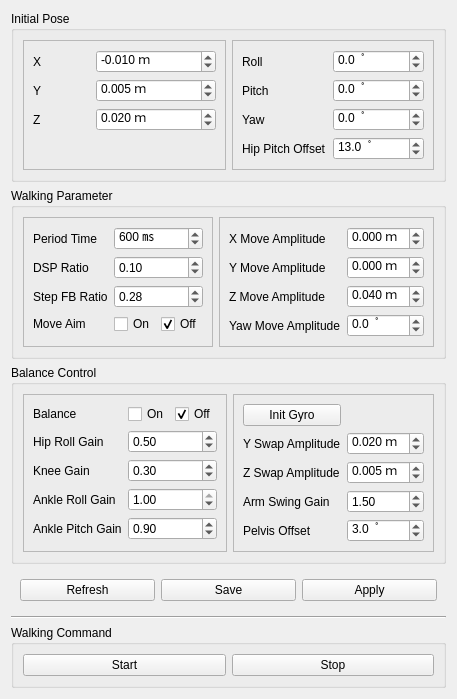
         <widget class="QWidget" name="tab_walking_module">
          <property name="enabled">
           <bool>true</bool>
          </property>
          <attribute name="title">
           <string>Walking</string>
          </attribute>
          <layout class="QVBoxLayout" name="verticalLayout_5">
           <item>
            <widget class="QGroupBox" name="groupBox_init_pose">
             <property name="title">
              <string>Initial Pose</string>
             </property>
             <layout class="QHBoxLayout" name="horizontalLayout_3">
              <item>
               <widget class="QFrame" name="frame_2">
                <property name="frameShape">
                 <enum>QFrame::StyledPanel</enum>
                </property>
                <property name="frameShadow">
                 <enum>QFrame::Raised</enum>
                </property>
                <layout class="QGridLayout" name="gridLayout_4">
                 <item row="2" column="1" colspan="2">
                  <widget class="QDoubleSpinBox" name="dSpinBox_init_offset_z">
                   <property name="suffix">
                    <string extracomment="m"> ｍ</string>
                   </property>
                   <property name="decimals">
                    <number>3</number>
                   </property>
                   <property name="minimum">
                    <double>-1.000000000000000</double>
                   </property>
                   <property name="maximum">
                    <double>1.000000000000000</double>
                   </property>
                   <property name="singleStep">
                    <double>0.001000000000000</double>
                   </property>
                   <property name="value">
                    <double>0.020000000000000</double>
                   </property>
                  </widget>
                 </item>
                 <item row="2" column="0">
                  <widget class="QLabel" name="label_13">
                   <property name="text">
                    <string>Z</string>
                   </property>
                  </widget>
                 </item>
                 <item row="0" column="1" colspan="2">
                  <widget class="QDoubleSpinBox" name="dSpinBox_init_offset_x">
                   <property name="suffix">
                    <string extracomment="m"> ｍ</string>
                   </property>
                   <property name="decimals">
                    <number>3</number>
                   </property>
                   <property name="minimum">
                    <double>-1.000000000000000</double>
                   </property>
                   <property name="maximum">
                    <double>1.000000000000000</double>
                   </property>
                   <property name="singleStep">
                    <double>0.001000000000000</double>
                   </property>
                   <property name="value">
                    <double>-0.010000000000000</double>
                   </property>
                  </widget>
                 </item>
                 <item row="1" column="1" colspan="2">
                  <widget class="QDoubleSpinBox" name="dSpinBox_init_offset_y">
                   <property name="suffix">
                    <string extracomment="m"> ｍ</string>
                   </property>
                   <property name="decimals">
                    <number>3</number>
                   </property>
                   <property name="minimum">
                    <double>-1.000000000000000</double>
                   </property>
                   <property name="maximum">
                    <double>1.000000000000000</double>
                   </property>
                   <property name="singleStep">
                    <double>0.001000000000000</double>
                   </property>
                   <property name="value">
                    <double>0.005000000000000</double>
                   </property>
                  </widget>
                 </item>
                 <item row="0" column="0">
                  <widget class="QLabel" name="label_11">
                   <property name="text">
                    <string>X</string>
                   </property>
                  </widget>
                 </item>
                 <item row="1" column="0">
                  <widget class="QLabel" name="label_12">
                   <property name="text">
                    <string>Y</string>
                   </property>
                  </widget>
                 </item>
                 <item row="3" column="0">
                  <widget class="QLabel" name="label_34">
                   <property name="text">
                    <string/>
                   </property>
                  </widget>
                 </item>
                </layout>
               </widget>
              </item>
              <item>
               <widget class="QFrame" name="frame">
                <property name="frameShape">
                 <enum>QFrame::StyledPanel</enum>
                </property>
                <property name="frameShadow">
                 <enum>QFrame::Raised</enum>
                </property>
                <layout class="QGridLayout" name="gridLayout_8">
                 <item row="0" column="1" colspan="2">
                  <widget class="QDoubleSpinBox" name="dSpinBox_init_offset_roll">
                   <property name="suffix">
                    <string>  ﾟ</string>
                   </property>
                   <property name="decimals">
                    <number>1</number>
                   </property>
                   <property name="minimum">
                    <double>-180.000000000000000</double>
                   </property>
                   <property name="maximum">
                    <double>180.000000000000000</double>
                   </property>
                  </widget>
                 </item>
                 <item row="1" column="1" colspan="2">
                  <widget class="QDoubleSpinBox" name="dSpinBox_init_offset_pitch">
                   <property name="suffix">
                    <string>  ﾟ</string>
                   </property>
                   <property name="decimals">
                    <number>1</number>
                   </property>
                   <property name="minimum">
                    <double>-180.000000000000000</double>
                   </property>
                   <property name="maximum">
                    <double>180.000000000000000</double>
                   </property>
                  </widget>
                 </item>
                 <item row="0" column="0">
                  <widget class="QLabel" name="label_10">
                   <property name="text">
                    <string>Roll</string>
                   </property>
                  </widget>
                 </item>
                 <item row="2" column="0">
                  <widget class="QLabel" name="label_15">
                   <property name="text">
                    <string>Yaw</string>
                   </property>
                  </widget>
                 </item>
                 <item row="1" column="0">
                  <widget class="QLabel" name="label_14">
                   <property name="text">
                    <string>Pitch</string>
                   </property>
                  </widget>
                 </item>
                 <item row="2" column="1" colspan="2">
                  <widget class="QDoubleSpinBox" name="dSpinBox_init_offset_yaw">
                   <property name="suffix">
                    <string>  ﾟ</string>
                   </property>
                   <property name="decimals">
                    <number>1</number>
                   </property>
                   <property name="minimum">
                    <double>-180.000000000000000</double>
                   </property>
                   <property name="maximum">
                    <double>180.000000000000000</double>
                   </property>
                  </widget>
                 </item>
                 <item row="3" column="0">
                  <widget class="QLabel" name="label_33">
                   <property name="text">
                    <string>Hip Pitch Offset</string>
                   </property>
                  </widget>
                 </item>
                 <item row="3" column="1" colspan="2">
                  <widget class="QDoubleSpinBox" name="dSpinBox_hip_pitch_offset">
                   <property name="suffix">
                    <string>  ﾟ</string>
                   </property>
                   <property name="decimals">
                    <number>1</number>
                   </property>
                   <property name="minimum">
                    <double>-180.000000000000000</double>
                   </property>
                   <property name="maximum">
                    <double>180.000000000000000</double>
                   </property>
                   <property name="value">
                    <double>13.000000000000000</double>
                   </property>
                  </widget>
                 </item>
                </layout>
               </widget>
              </item>
             </layout>
            </widget>
           </item>
           <item>
            <widget class="QGroupBox" name="groupBox_walking_param">
             <property name="title">
              <string>Walking Parameter</string>
             </property>
             <layout class="QHBoxLayout" name="horizontalLayout_4">
              <item>
               <widget class="QFrame" name="frame_3">
                <property name="frameShape">
                 <enum>QFrame::StyledPanel</enum>
                </property>
                <property name="frameShadow">
                 <enum>QFrame::Raised</enum>
                </property>
                <layout class="QGridLayout" name="gridLayout_9">
                 <item row="0" column="0">
                  <widget class="QLabel" name="label_16">
                   <property name="text">
                    <string>Period Time</string>
                   </property>
                  </widget>
                 </item>
                 <item row="1" column="0">
                  <widget class="QLabel" name="label_18">
                   <property name="text">
                    <string>DSP Ratio</string>
                   </property>
                  </widget>
                 </item>
                 <item row="2" column="0">
                  <widget class="QLabel" name="label_19">
                   <property name="text">
                    <string>Step FB Ratio</string>
                   </property>
                  </widget>
                 </item>
                 <item row="3" column="0">
                  <widget class="QLabel" name="label_23">
                   <property name="text">
                    <string>Move Aim</string>
                   </property>
                  </widget>
                 </item>
                 <item row="3" column="1">
                  <widget class="QCheckBox" name="checkBox_move_aim_on">
                   <property name="text">
                    <string>On</string>
                   </property>
                   <attribute name="buttonGroup">
                    <string notr="true">buttonGroup_move_aim_on</string>
                   </attribute>
                  </widget>
                 </item>
                 <item row="3" column="2">
                  <widget class="QCheckBox" name="checkBox_move_aim_off">
                   <property name="text">
                    <string>Off</string>
                   </property>
                   <property name="checked">
                    <bool>true</bool>
                   </property>
                   <attribute name="buttonGroup">
                    <string notr="true">buttonGroup_move_aim_on</string>
                   </attribute>
                  </widget>
                 </item>
                 <item row="2" column="1" colspan="2">
                  <widget class="QDoubleSpinBox" name="dSpinBox_step_fb_ratio">
                   <property name="maximum">
                    <double>1.000000000000000</double>
                   </property>
                   <property name="singleStep">
                    <double>0.100000000000000</double>
                   </property>
                   <property name="value">
                    <double>0.280000000000000</double>
                   </property>
                  </widget>
                 </item>
                 <item row="1" column="1" colspan="2">
                  <widget class="QDoubleSpinBox" name="dSpinBox_dsp_ratio">
                   <property name="maximum">
                    <double>1.000000000000000</double>
                   </property>
                   <property name="singleStep">
                    <double>0.100000000000000</double>
                   </property>
                   <property name="value">
                    <double>0.100000000000000</double>
                   </property>
                  </widget>
                 </item>
                 <item row="0" column="1" colspan="2">
                  <widget class="QDoubleSpinBox" name="dSpinBox_period_time">
                   <property name="suffix">
                    <string> ㎳</string>
                   </property>
                   <property name="decimals">
                    <number>0</number>
                   </property>
                   <property name="maximum">
                    <double>5000.000000000000000</double>
                   </property>
                   <property name="singleStep">
                    <double>10.000000000000000</double>
                   </property>
                   <property name="value">
                    <double>600.000000000000000</double>
                   </property>
                  </widget>
                 </item>
                </layout>
               </widget>
              </item>
              <item>
               <widget class="QFrame" name="frame_4">
                <property name="frameShape">
                 <enum>QFrame::StyledPanel</enum>
                </property>
                <property name="frameShadow">
                 <enum>QFrame::Raised</enum>
                </property>
                <layout class="QGridLayout" name="gridLayout_10">
                 <item row="0" column="0">
                  <widget class="QLabel" name="label_17">
                   <property name="text">
                    <string>X Move Amplitude</string>
                   </property>
                  </widget>
                 </item>
                 <item row="2" column="0">
                  <widget class="QLabel" name="label_21">
                   <property name="text">
                    <string>Z Move Amplitude</string>
                   </property>
                  </widget>
                 </item>
                 <item row="1" column="0">
                  <widget class="QLabel" name="label_20">
                   <property name="text">
                    <string>Y Move Amplitude</string>
                   </property>
                  </widget>
                 </item>
                 <item row="0" column="1">
                  <widget class="QDoubleSpinBox" name="dSpinBox_x_move_amplitude">
                   <property name="suffix">
                    <string> ｍ</string>
                   </property>
                   <property name="decimals">
                    <number>3</number>
                   </property>
                   <property name="minimum">
                    <double>-1.000000000000000</double>
                   </property>
                   <property name="maximum">
                    <double>1.000000000000000</double>
                   </property>
                   <property name="singleStep">
                    <double>0.001000000000000</double>
                   </property>
                  </widget>
                 </item>
                 <item row="3" column="0">
                  <widget class="QLabel" name="label_22">
                   <property name="text">
                    <string>Yaw Move Amplitude</string>
                   </property>
                  </widget>
                 </item>
                 <item row="1" column="1">
                  <widget class="QDoubleSpinBox" name="dSpinBox_y_move_amplitude">
                   <property name="suffix">
                    <string> ｍ</string>
                   </property>
                   <property name="decimals">
                    <number>3</number>
                   </property>
                   <property name="minimum">
                    <double>-1.000000000000000</double>
                   </property>
                   <property name="maximum">
                    <double>1.000000000000000</double>
                   </property>
                   <property name="singleStep">
                    <double>0.001000000000000</double>
                   </property>
                  </widget>
                 </item>
                 <item row="2" column="1">
                  <widget class="QDoubleSpinBox" name="dSpinBox_z_move_amplitude">
                   <property name="suffix">
                    <string> ｍ</string>
                   </property>
                   <property name="decimals">
                    <number>3</number>
                   </property>
                   <property name="minimum">
                    <double>-1.000000000000000</double>
                   </property>
                   <property name="maximum">
                    <double>1.000000000000000</double>
                   </property>
                   <property name="singleStep">
                    <double>0.001000000000000</double>
                   </property>
                   <property name="value">
                    <double>0.040000000000000</double>
                   </property>
                  </widget>
                 </item>
                 <item row="3" column="1">
                  <widget class="QDoubleSpinBox" name="dSpinBox_a_move_amplitude">
                   <property name="suffix">
                    <string>  ﾟ</string>
                   </property>
                   <property name="decimals">
                    <number>1</number>
                   </property>
                   <property name="minimum">
                    <double>-180.000000000000000</double>
                   </property>
                   <property name="maximum">
                    <double>180.000000000000000</double>
                   </property>
                  </widget>
                 </item>
                </layout>
               </widget>
              </item>
             </layout>
            </widget>
           </item>
           <item>
            <widget class="QGroupBox" name="groupBox_balance_control">
             <property name="title">
              <string>Balance Control</string>
             </property>
             <layout class="QGridLayout" name="gridLayout_12">
              <item row="0" column="0">
               <widget class="QFrame" name="frame_5">
                <property name="frameShape">
                 <enum>QFrame::StyledPanel</enum>
                </property>
                <property name="frameShadow">
                 <enum>QFrame::Raised</enum>
                </property>
                <layout class="QGridLayout" name="gridLayout_11">
                 <item row="1" column="0">
                  <widget class="QLabel" name="label_24">
                   <property name="text">
                    <string>Hip Roll Gain</string>
                   </property>
                  </widget>
                 </item>
                 <item row="0" column="1">
                  <widget class="QCheckBox" name="checkBox_balance_on">
                   <property name="text">
                    <string>On</string>
                   </property>
                   <attribute name="buttonGroup">
                    <string notr="true">buttonGroup_balance</string>
                   </attribute>
                  </widget>
                 </item>
                 <item row="0" column="0">
                  <widget class="QLabel" name="label_26">
                   <property name="text">
                    <string>Balance</string>
                   </property>
                  </widget>
                 </item>
                 <item row="0" column="2">
                  <widget class="QCheckBox" name="checkBox_balance_off">
                   <property name="text">
                    <string>Off</string>
                   </property>
                   <property name="checked">
                    <bool>true</bool>
                   </property>
                   <attribute name="buttonGroup">
                    <string notr="true">buttonGroup_balance</string>
                   </attribute>
                  </widget>
                 </item>
                 <item row="2" column="0">
                  <widget class="QLabel" name="label_25">
                   <property name="text">
                    <string>Knee Gain</string>
                   </property>
                  </widget>
                 </item>
                 <item row="3" column="0">
                  <widget class="QLabel" name="label_27">
                   <property name="text">
                    <string>Ankle Roll Gain</string>
                   </property>
                  </widget>
                 </item>
                 <item row="4" column="0">
                  <widget class="QLabel" name="label_28">
                   <property name="text">
                    <string>Ankle Pitch Gain</string>
                   </property>
                  </widget>
                 </item>
                 <item row="1" column="1" colspan="2">
                  <widget class="QDoubleSpinBox" name="dSpinBox_hip_roll_gain">
                   <property name="maximum">
                    <double>1.000000000000000</double>
                   </property>
                   <property name="singleStep">
                    <double>0.100000000000000</double>
                   </property>
                   <property name="value">
                    <double>0.500000000000000</double>
                   </property>
                  </widget>
                 </item>
                 <item row="2" column="1" colspan="2">
                  <widget class="QDoubleSpinBox" name="dSpinBox_knee_gain">
                   <property name="maximum">
                    <double>1.000000000000000</double>
                   </property>
                   <property name="singleStep">
                    <double>0.100000000000000</double>
                   </property>
                   <property name="value">
                    <double>0.300000000000000</double>
                   </property>
                  </widget>
                 </item>
                 <item row="3" column="1" colspan="2">
                  <widget class="QDoubleSpinBox" name="dSpinBox_ankle_roll_gain">
                   <property name="maximum">
                    <double>1.000000000000000</double>
                   </property>
                   <property name="singleStep">
                    <double>0.100000000000000</double>
                   </property>
                   <property name="value">
                    <double>1.000000000000000</double>
                   </property>
                  </widget>
                 </item>
                 <item row="4" column="1" colspan="2">
                  <widget class="QDoubleSpinBox" name="dSpinBox_ankle_pitch_gain">
                   <property name="maximum">
                    <double>1.000000000000000</double>
                   </property>
                   <property name="singleStep">
                    <double>0.100000000000000</double>
                   </property>
                   <property name="value">
                    <double>0.900000000000000</double>
                   </property>
                  </widget>
                 </item>
                </layout>
               </widget>
              </item>
              <item row="0" column="1">
               <widget class="QFrame" name="frame_6">
                <property name="frameShape">
                 <enum>QFrame::StyledPanel</enum>
                </property>
                <property name="frameShadow">
                 <enum>QFrame::Raised</enum>
                </property>
                <layout class="QGridLayout" name="gridLayout_13">
                 <item row="4" column="0">
                  <widget class="QLabel" name="label_31">
                   <property name="text">
                    <string>Arm Swing Gain</string>
                   </property>
                  </widget>
                 </item>
                 <item row="5" column="0">
                  <widget class="QLabel" name="label_32">
                   <property name="text">
                    <string>Pelvis Offset</string>
                   </property>
                  </widget>
                 </item>
                 <item row="2" column="0">
                  <widget class="QLabel" name="label_29">
                   <property name="text">
                    <string>Y Swap Amplitude</string>
                   </property>
                  </widget>
                 </item>
                 <item row="3" column="1">
                  <widget class="QDoubleSpinBox" name="dSpinBox_z_swap_amplitude">
                   <property name="suffix">
                    <string> ｍ</string>
                   </property>
                   <property name="decimals">
                    <number>3</number>
                   </property>
                   <property name="minimum">
                    <double>-1.000000000000000</double>
                   </property>
                   <property name="maximum">
                    <double>1.000000000000000</double>
                   </property>
                   <property name="singleStep">
                    <double>0.001000000000000</double>
                   </property>
                   <property name="value">
                    <double>0.005000000000000</double>
                   </property>
                  </widget>
                 </item>
                 <item row="4" column="1">
                  <widget class="QDoubleSpinBox" name="dSpinBox_arm_swing_gain">
                   <property name="maximum">
                    <double>2.000000000000000</double>
                   </property>
                   <property name="singleStep">
                    <double>0.100000000000000</double>
                   </property>
                   <property name="value">
                    <double>1.500000000000000</double>
                   </property>
                  </widget>
                 </item>
                 <item row="3" column="0">
                  <widget class="QLabel" name="label_30">
                   <property name="text">
                    <string>Z Swap Amplitude</string>
                   </property>
                  </widget>
                 </item>
                 <item row="2" column="1">
                  <widget class="QDoubleSpinBox" name="dSpinBox_y_swap_amplitude">
                   <property name="suffix">
                    <string> ｍ</string>
                   </property>
                   <property name="decimals">
                    <number>3</number>
                   </property>
                   <property name="minimum">
                    <double>-1.000000000000000</double>
                   </property>
                   <property name="maximum">
                    <double>1.000000000000000</double>
                   </property>
                   <property name="singleStep">
                    <double>0.001000000000000</double>
                   </property>
                   <property name="value">
                    <double>0.020000000000000</double>
                   </property>
                  </widget>
                 </item>
                 <item row="5" column="1">
                  <widget class="QDoubleSpinBox" name="dSpinBox_pelvis_offset">
                   <property name="suffix">
                    <string>  ﾟ</string>
                   </property>
                   <property name="decimals">
                    <number>1</number>
                   </property>
                   <property name="minimum">
                    <double>-180.000000000000000</double>
                   </property>
                   <property name="maximum">
                    <double>180.000000000000000</double>
                   </property>
                   <property name="value">
                    <double>3.000000000000000</double>
                   </property>
                  </widget>
                 </item>
                 <item row="0" column="0">
                  <widget class="QPushButton" name="button_init_gyro">
                   <property name="text">
                    <string>Init Gyro</string>
                   </property>
                  </widget>
                 </item>
                </layout>
               </widget>
              </item>
             </layout>
            </widget>
           </item>
           <item>
            <widget class="QWidget" name="widget" native="true">
             <layout class="QHBoxLayout" name="horizontalLayout_7">
              <item>
               <widget class="QPushButton" name="button_param_refresh">
                <property name="text">
                 <string>Refresh</string>
                </property>
               </widget>
              </item>
              <item>
               <widget class="QPushButton" name="button_param_save">
                <property name="text">
                 <string>Save</string>
                </property>
               </widget>
              </item>
              <item>
               <widget class="QPushButton" name="button_param_apply">
                <property name="text">
                 <string>Apply</string>
                </property>
                <property name="shortcut">
                 <string>\</string>
                </property>
               </widget>
              </item>
             </layout>
            </widget>
           </item>
           <item>
            <widget class="Line" name="line_5">
             <property name="orientation">
              <enum>Qt::Horizontal</enum>
             </property>
            </widget>
           </item>
           <item>
            <widget class="QGroupBox" name="groupBox_walking_command">
             <property name="title">
              <string>Walking Command</string>
             </property>
             <layout class="QHBoxLayout" name="horizontalLayout">
              <item>
               <widget class="QPushButton" name="button_walking_start">
                <property name="text">
                 <string>Start</string>
                </property>
                <property name="shortcut">
                 <string>F12</string>
                </property>
               </widget>
              </item>
              <item>
               <widget class="QPushButton" name="button_walking_stop">
                <property name="text">
                 <string>Stop</string>
                </property>
                <property name="shortcut">
                 <string>Esc</string>
                </property>
               </widget>
              </item>
             </layout>
            </widget>
           </item>
          </layout>
         </widget>
